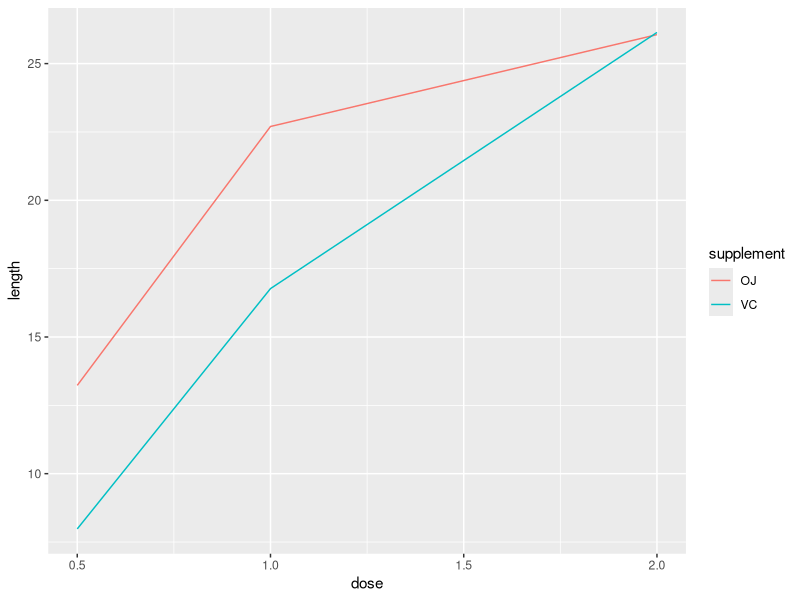

Write R code to recreate this figure.
## ---- chunk 1

library(ggplot2)

## Data frame structure
str(ToothGrowth)

## Data frame values
summary(ToothGrowth)

## Show first few rows of data
head(ToothGrowth)

## Aggregate the mean length grouped by supplement and dose
tg <- aggregate(ToothGrowth$len, list(ToothGrowth$supp, ToothGrowth$dose), mean)

## Rename the columns in tg
names(tg)[1] <- "supplement"
names(tg)[2] <- "dose"
names(tg)[3] <- "length"

## Plot the data
ggplot(tg, aes(x=dose, y=length, colour=supplement)) + geom_line()

## ---- chunk 2

## Calculate the mean lenght for OJ
ojmean <- mean( ToothGrowth[ToothGrowth$supp == "OJ", "len"] )

ojsd <- sd( ToothGrowth[ToothGrowth$supp == "OJ", "len"] )

## Calculate the mean length for VC
vcmean <- mean( ToothGrowth[ToothGrowth$supp == "VC", "len"] )

vcsd <- sd( ToothGrowth[ToothGrowth$supp == "VC", "len"] )

## Calculate the confidence level (95%) of the mean OJ supplement and compare it to the mean of VC supplement
ojmean + c(-1,1)*qnorm(0.95, lower.tail=T)*ojsd/sqrt(30)

## ---- chunk 3

## Create a t-test for the type of supplement and dose (each) 
t.test(ToothGrowth[ToothGrowth$supp == "OJ", "len"] - ToothGrowth[ToothGrowth$supp == "VC", "len"])

t.test(ToothGrowth[ToothGrowth$supp == "OJ" & ToothGrowth$dose==0.5, "len"] - ToothGrowth[ToothGrowth$supp == "VC" & ToothGrowth$dose==0.5, "len"])

t.test(ToothGrowth[ToothGrowth$supp == "OJ" & ToothGrowth$dose==1, "len"] - ToothGrowth[ToothGrowth$supp == "VC" & ToothGrowth$dose==1, "len"])

t.test(ToothGrowth[ToothGrowth$supp == "OJ" & ToothGrowth$dose==2, "len"] - ToothGrowth[ToothGrowth$supp == "VC" & ToothGrowth$dose==2, "len"])

